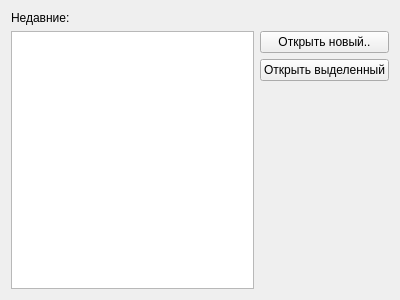
<?xml version="1.0" encoding="UTF-8"?>
<ui version="4.0">
 <class>PreviousProjects</class>
 <widget class="QWidget" name="PreviousProjects">
  <property name="windowModality">
   <enum>Qt::ApplicationModal</enum>
  </property>
  <property name="geometry">
   <rect>
    <x>0</x>
    <y>0</y>
    <width>400</width>
    <height>300</height>
   </rect>
  </property>
  <property name="windowTitle">
   <string>Запуск</string>
  </property>
  <layout class="QGridLayout" name="gridLayout">
   <item row="2" column="1">
    <widget class="QPushButton" name="OpenSelectedButton">
     <property name="text">
      <string>Открыть выделенный</string>
     </property>
    </widget>
   </item>
   <item row="3" column="1">
    <spacer name="verticalSpacer">
     <property name="orientation">
      <enum>Qt::Vertical</enum>
     </property>
     <property name="sizeHint" stdset="0">
      <size>
       <width>20</width>
       <height>40</height>
      </size>
     </property>
    </spacer>
   </item>
   <item row="0" column="0">
    <widget class="QLabel" name="label">
     <property name="text">
      <string>Недавние:</string>
     </property>
    </widget>
   </item>
   <item row="1" column="1">
    <widget class="QPushButton" name="OpenNewButton">
     <property name="text">
      <string>Открыть новый..</string>
     </property>
    </widget>
   </item>
   <item row="1" column="0" rowspan="3">
    <widget class="QListWidget" name="projectsList"/>
   </item>
  </layout>
 </widget>
 <resources/>
 <connections/>
</ui>
